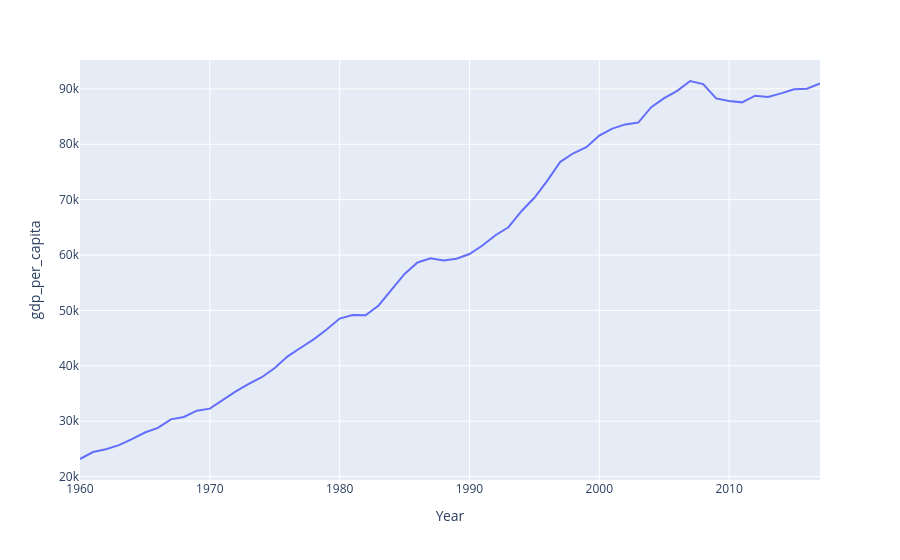

Source (notebook cell):
### Code cell
px.line(gdp_and_pop.query('Entity == "Norway"'), x="Year", y = "gdp_per_capita")

### Figure 1 — Plotly figure (JSON) as saved in the notebook; plotly's stock layout.template omitted (floating-point values rounded to 4 significant figures)
{"data": [{"hovertemplate": "Year=%{x}<br>gdp_per_capita=%{y}<extra></extra>", "legendgroup": "", "line": {"color": "#636efa", "dash": "solid"}, "marker": {"symbol": "circle"}, "mode": "lines", "name": "", "orientation": "v", "showlegend": false, "type": "scatter", "x": [1960, 1961, 1962, 1963, 1964, 1965, 1966, 1967, 1968, 1969, 1970, 1971, 1972, 1973, 1974, 1975, 1976, 1977, 1978, 1979, 1980, 1981, 1982, 1983, 1984, 1985, 1986, 1987, 1988, 1989, 1990, 1991, 1992, 1993, 1994, 1995, 1996, 1997, 1998, 1999, 2000, 2001, 2002, 2003, 2004, 2005, 2006, 2007, 2008, 2009, 2010, 2011, 2012, 2013, 2014, 2015, 2016, 2017], "xaxis": "x", "y": [23170.0, 24430.0, 24930.0, 25680.0, 26760.0, 27950.0, 28780.0, 30330.0, 30760.0, 31900.0, 32270.0, 33840.0, 35380.0, 36740.0, 37940.0, 39600.0, 41710.0, 43260.0, 44770.0, 46560.0, 48530.0, 49150.0, 49110.0, 50900.0, 53810.0, 56600.0, 58660.0, 59430.0, 59010.0, 59340.0, 60190.0, 61730.0, 63580.0, 65020.0, 67920.0, 70330.0, 73430.0, 76840.0, 78380.0, 79470.0, 81560.0, 82820.0, 83590.0, 83910.0, 86710.0, 88330.0, 89650.0, 91430.0, 90860.0, 88290.0, 87830.0, 87570.0, 88770.0, 88550.0, 89190.0, 89930.0, 90030.0, 90980.0], "yaxis": "y"}], "layout": {"legend": {"tracegroupgap": 0}, "margin": {"t": 60}, "xaxis": {"anchor": "y", "domain": [0, 1], "title": {"text": "Year"}}, "yaxis": {"anchor": "x", "domain": [0, 1], "title": {"text": "gdp_per_capita"}}}}
